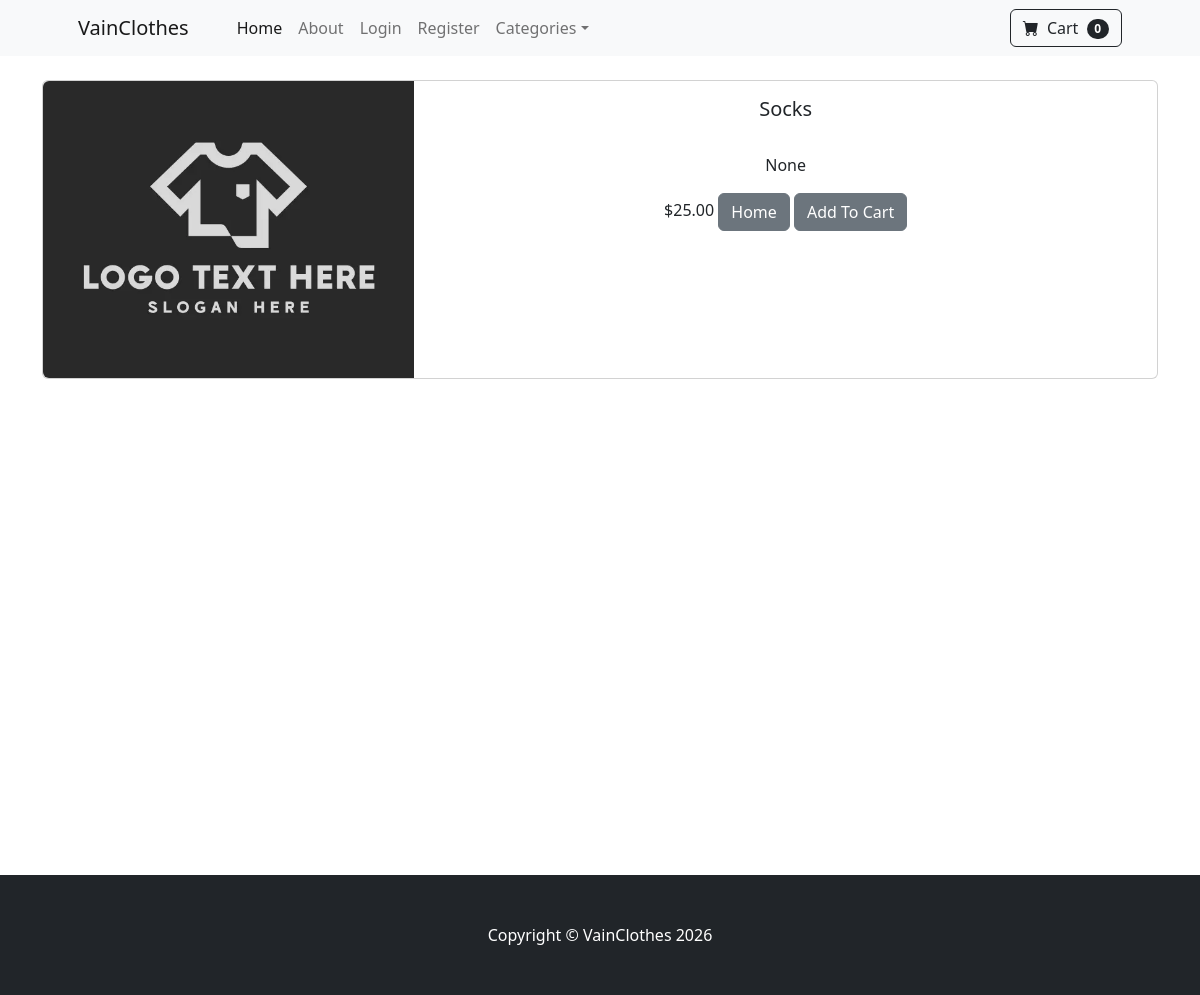
The app's page /vainclothes/product/5 with its own data.
### vainclothes/models.py (models this page shows, shortened)
class Product(models.Model):
    name = models.CharField(max_length=100)
    price = models.DecimalField(default=0, decimal_places=2, max_digits=6)
    category = models.ForeignKey(Category, on_delete=models.CASCADE, default=1)
    description = models.CharField(max_length=250, default="", blank=True, null=True)
    image = models.ImageField(upload_to='uploads/product/')
    is_sale = models.BooleanField(default=False)
    sale_price = models.DecimalField(default=0, decimal_places=2, max_digits=6)

### vainclothes/views.py (the view)
# urls.py: path('product/<int:pk>', views.product, name='product'),
def product(request, pk):
    product = Product.objects.get(id=pk)
    return render(request, 'product.html', {'product': product})

### vainclothescart/cart.py (called while the page is built)
    def __len__(self):
        return len(self.cart)

### vainclothescart/context_processors.py (called while the page is built)
def cart(request):
    return {'cart': Cart(request)}

### vainclothes/templates/product.html (shortened to what this page needs)
{% extends 'base.html' %}
{% block content %}
<div class="container">
    <br/>
<div class="card mb-3">
  <div class="row g-0">
    <div class="col-md-4">
      <img src="{{ product.image.url }}" class="img-fluid rounded-start" alt="...">
    </div>
    <div class="col-md-8">
      <div class="card-body">
          <center>
        <h5 class="card-title">{{ product.name }}</h5>
          <br/>
        <p class="card-text justified">{{ product.description }}</p>
        {% if product.is_sale %}
              <div class="d-flex justify-content-center
                            small text-warning mb-2">
                <div class="bi-star-fill"></div>
                &nbsp;&nbsp;Sale!&nbsp;&nbsp;
                <div class="bi-star-fill"></div>
              </div>
              <strike>
                  ${{ product.price }}
              </strike>
              &nbsp;
              ${{ product.sale_price }}
              <p>Made in Turkey</p>
        {% else %}
            ${{ product.price }}
        {% endif %}
        <a href="{% url 'home' %}" class="btn btn-secondary">
            Home
        </a>
        <button type="button" value="{{ product.id }}" class="btn btn-secondary" id = 'add-cart'>
            Add To Cart
        </button>
            </center>
      </div>
    </div>
  </div>
</div>
<br/><br/><br/><br/><br/><br/><br/><br/><br/><br/>
<br/><br/><br/><br/><br/><br/><br/><br/><br/><br/>
</div>
{% endblock %}

### records on screen
Product: image (picture), name "Socks", description "None", price "25.00"

### other values on screen
{{ cart|length }} "0"
